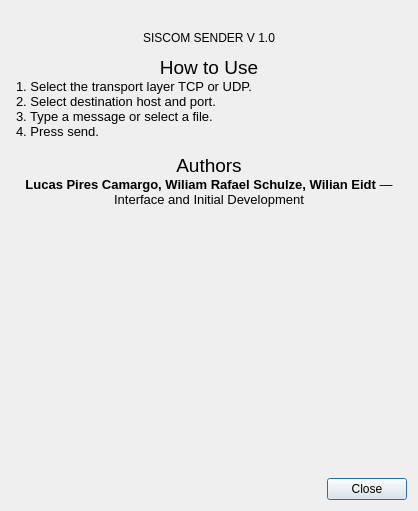
<?xml version="1.0" encoding="UTF-8"?>
<ui version="4.0">
 <class>HelpDialog</class>
 <widget class="QDialog" name="HelpDialog">
  <property name="geometry">
   <rect>
    <x>0</x>
    <y>0</y>
    <width>418</width>
    <height>511</height>
   </rect>
  </property>
  <property name="windowTitle">
   <string>Help</string>
  </property>
  <property name="windowIcon">
   <iconset resource="resources.qrc">
    <normaloff>:/res/graphics/ufsc.svg</normaloff>:/res/graphics/ufsc.svg</iconset>
  </property>
  <layout class="QVBoxLayout" name="verticalLayout">
   <item>
    <widget class="QLabel" name="label">
     <property name="text">
      <string/>
     </property>
     <property name="pixmap">
      <pixmap resource="resources.qrc">:/res/graphics/ufsc.svg</pixmap>
     </property>
     <property name="alignment">
      <set>Qt::AlignCenter</set>
     </property>
    </widget>
   </item>
   <item>
    <widget class="QLabel" name="label_2">
     <property name="styleSheet">
      <string notr="true">font: 75 20pt &quot;Noto Sans UI&quot;;</string>
     </property>
     <property name="text">
      <string>SISCOM SENDER V 1.0</string>
     </property>
     <property name="alignment">
      <set>Qt::AlignCenter</set>
     </property>
    </widget>
   </item>
   <item>
    <widget class="QTextEdit" name="textEdit">
     <property name="styleSheet">
      <string notr="true">background: transparent</string>
     </property>
     <property name="html">
      <string>&lt;!DOCTYPE HTML PUBLIC &quot;-//W3C//DTD HTML 4.0//EN&quot; &quot;http://www.w3.org/TR/REC-html40/strict.dtd&quot;&gt;
&lt;html&gt;&lt;head&gt;&lt;meta name=&quot;qrichtext&quot; content=&quot;1&quot; /&gt;&lt;style type=&quot;text/css&quot;&gt;
p, li { white-space: pre-wrap; }
&lt;/style&gt;&lt;/head&gt;&lt;body style=&quot; font-family:'Ubuntu'; font-size:11pt; font-weight:400; font-style:normal;&quot;&gt;
&lt;p align=&quot;center&quot; style=&quot; margin-top:0px; margin-bottom:0px; margin-left:0px; margin-right:0px; -qt-block-indent:0; text-indent:0px;&quot;&gt;&lt;span style=&quot; font-family:'Noto Sans UI'; font-size:14pt;&quot;&gt;How to Use&lt;/span&gt;&lt;/p&gt;
&lt;p style=&quot; margin-top:0px; margin-bottom:0px; margin-left:0px; margin-right:0px; -qt-block-indent:0; text-indent:0px;&quot;&gt;&lt;span style=&quot; font-family:'Noto Sans UI'; font-size:10pt;&quot;&gt;1. Select the transport layer TCP or UDP.&lt;/span&gt;&lt;/p&gt;
&lt;p style=&quot; margin-top:0px; margin-bottom:0px; margin-left:0px; margin-right:0px; -qt-block-indent:0; text-indent:0px;&quot;&gt;&lt;span style=&quot; font-family:'Noto Sans UI'; font-size:10pt;&quot;&gt;2. Select destination host and port.&lt;/span&gt;&lt;/p&gt;
&lt;p style=&quot; margin-top:0px; margin-bottom:0px; margin-left:0px; margin-right:0px; -qt-block-indent:0; text-indent:0px;&quot;&gt;&lt;span style=&quot; font-family:'Noto Sans UI'; font-size:10pt;&quot;&gt;3. Type a message or select a file.&lt;/span&gt;&lt;/p&gt;
&lt;p style=&quot; margin-top:0px; margin-bottom:0px; margin-left:0px; margin-right:0px; -qt-block-indent:0; text-indent:0px;&quot;&gt;&lt;span style=&quot; font-family:'Noto Sans UI'; font-size:10pt;&quot;&gt;4. Press send.&lt;/span&gt;&lt;/p&gt;
&lt;p style=&quot;-qt-paragraph-type:empty; margin-top:0px; margin-bottom:0px; margin-left:0px; margin-right:0px; -qt-block-indent:0; text-indent:0px; font-family:'Noto Sans UI'; font-size:10pt;&quot;&gt;&lt;br /&gt;&lt;/p&gt;
&lt;p align=&quot;center&quot; style=&quot; margin-top:0px; margin-bottom:0px; margin-left:0px; margin-right:0px; -qt-block-indent:0; text-indent:0px;&quot;&gt;&lt;span style=&quot; font-family:'Noto Sans UI'; font-size:14pt;&quot;&gt;Authors&lt;/span&gt;&lt;/p&gt;
&lt;p align=&quot;center&quot; style=&quot; margin-top:0px; margin-bottom:0px; margin-left:0px; margin-right:0px; -qt-block-indent:0; text-indent:0px;&quot;&gt;&lt;span style=&quot; font-family:'Noto Sans UI'; font-size:10pt; font-weight:600;&quot;&gt;Lucas Pires Camargo, Wiliam Rafael Schulze, Wilian Eidt&lt;/span&gt;&lt;span style=&quot; font-family:'Noto Sans UI'; font-size:10pt;&quot;&gt; — Interface and Initial Development&lt;/span&gt;&lt;/p&gt;&lt;/body&gt;&lt;/html&gt;</string>
     </property>
    </widget>
   </item>
   <item>
    <widget class="QDialogButtonBox" name="buttonBox">
     <property name="orientation">
      <enum>Qt::Horizontal</enum>
     </property>
     <property name="standardButtons">
      <set>QDialogButtonBox::Close</set>
     </property>
    </widget>
   </item>
  </layout>
 </widget>
 <resources>
  <include location="resources.qrc"/>
 </resources>
 <connections>
  <connection>
   <sender>buttonBox</sender>
   <signal>accepted()</signal>
   <receiver>HelpDialog</receiver>
   <slot>accept()</slot>
   <hints>
    <hint type="sourcelabel">
     <x>248</x>
     <y>254</y>
    </hint>
    <hint type="destinationlabel">
     <x>157</x>
     <y>274</y>
    </hint>
   </hints>
  </connection>
  <connection>
   <sender>buttonBox</sender>
   <signal>rejected()</signal>
   <receiver>HelpDialog</receiver>
   <slot>reject()</slot>
   <hints>
    <hint type="sourcelabel">
     <x>316</x>
     <y>260</y>
    </hint>
    <hint type="destinationlabel">
     <x>286</x>
     <y>274</y>
    </hint>
   </hints>
  </connection>
 </connections>
</ui>
